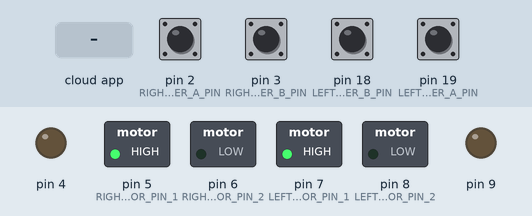
This sketch was run on a simulated Arduino Mega 2560, built with avr-gcc and run on an emulated ATmega2560. On the bench: switched loads named in the sketch (green lamp = pin HIGH), output pins drawn as LEDs (lit = HIGH). Wiring (inferred from the names in the program): MPU-6050 motion sensor at I2C address 0x68. The inputs (shaded band) are chosen by the test bench; at power-on: pin 2 (RIGHT_ENCODER_A_PIN), pin 3 (RIGHT_ENCODER_B_PIN), pin 18 (LEFT_ENCODER_B_PIN), pin 19 (LEFT_ENCODER_A_PIN) HIGH. The ROS host is connected and sends only what is stated.

Above: at 1.2 s.
1.3 s: app: linear.x=-100
At 2.5 s:
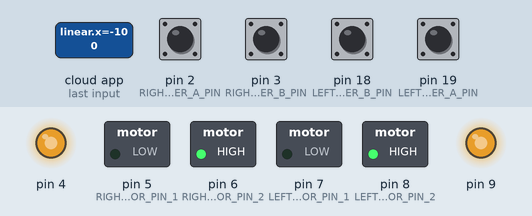
2.8 s: app: angular.z=-100
At 4.0 s:
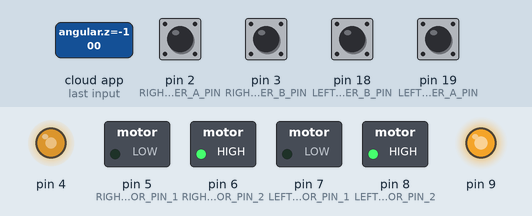
4.3 s: app: linear.x=0
At 5.6 s:
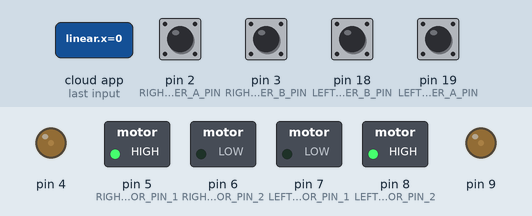
5.9 s: app: angular.z=0
At 7.0 s:
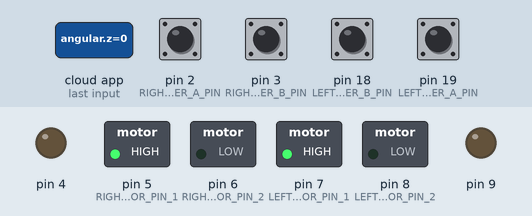
7.4 s: app: linear.x=100
At 8.6 s:
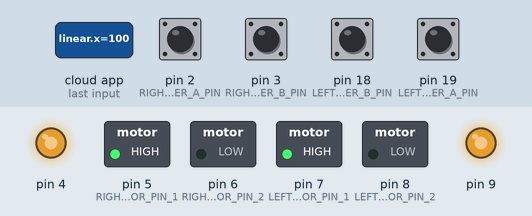
8.9 s: app: angular.z=100
At 10.3 s:
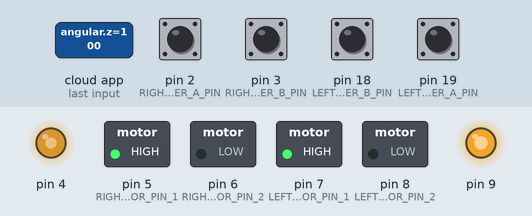
Timing chart, 0 to 11.4 s (numbered marks = the images above; inputs shaded):
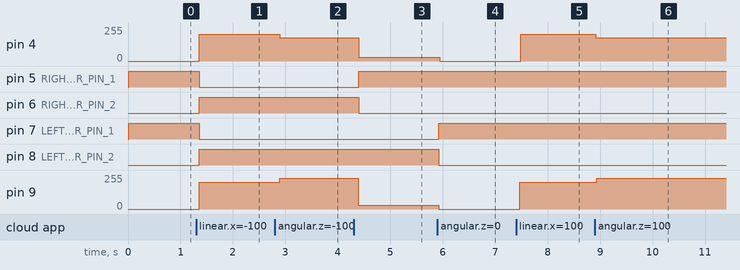

The sketch:

low_level_controller_node.ino
```cpp
/*
 * This is the software for the low level controller of the ARGUS open source
 * robot project.
 * --------------------------------------------------------------------------
 * It was made to run on an "Arduino Mega 2560" board.
 */

#include "imu.h"
#include "robot.h"
#include "ros_stuff.h"
#include "ARGUS_configs.h"
#include "rpm_controller.h"
#include "ultrasonic_dist.h"
#include "kinematics_controller.h"

#ifdef AB_ENCODER // AB encoder to be used

  #include "encoder_AB.h"
  // Encoder objects for each wheel
  encoder_ab *right_wheel_encoder;
  encoder_ab *left_wheel_encoder;

#else // Normal encoder to be used

  #include "encoder.h"
  // Encoder objects for each wheel
  encoder *right_wheel_encoder;
  encoder *left_wheel_encoder;

#endif

// State Machine var used to keep track of which state we're executing
volatile uint8_t SM_state = UPDATE_STATE;

// Create an IMU instance
TwoWire i2c_two_wire = TwoWire();
IMU my_imu;

// Robot object that will hold the state of the robot (pose and twist)
robot *ARGUS;

// RPM controller objects for each wheel
RPM_controller *right_wheel_controller;
RPM_controller *left_wheel_controller;

// RPM data container for both wheels
RPM_RL wheels_rpm;

double target_vel_x;  // These are the commands received from the High level controller
double target_vel_z;

/* ------------------------------------------------------------------ */

void setup(){

  // Setup the ros variables
  ros_setup();

  #ifdef AB_ENCODER // AB encoder to be used
    // Hardware node objects
    right_wheel_encoder = new encoder_ab();
    right_wheel_encoder->begin(RIGHT_ENCODER_A_PIN, RIGHT_ENCODER_B_PIN,
                               GET_ISR_ENC(right_wheel_encoder, handle_interrupt_A),
                               GET_ISR_ENC(right_wheel_encoder, handle_interrupt_B));

    left_wheel_encoder = new encoder_ab();
    left_wheel_encoder->begin(LEFT_ENCODER_A_PIN, LEFT_ENCODER_B_PIN,
                              GET_ISR_ENC(left_wheel_encoder, handle_interrupt_A),
                              GET_ISR_ENC(left_wheel_encoder, handle_interrupt_B));
  #else // Use of normal (non AB) encoders
    // Hardware node objects
    right_wheel_encoder = new encoder();
    right_wheel_encoder->begin(RIGHT_ENCODER_PIN, GET_ISR_ENC(right_wheel_encoder, handle_interrupt), FALLING);

    left_wheel_encoder = new encoder();
    left_wheel_encoder->begin(LEFT_ENCODER_PIN, GET_ISR_ENC(left_wheel_encoder, handle_interrupt), FALLING);
  #endif

  right_wheel_controller = new RPM_controller(RIGHT_MOTOR_ENABLE, RIGHT_MOTOR_PIN_1, RIGHT_MOTOR_PIN_2);
  right_wheel_controller->begin();

  left_wheel_controller = new RPM_controller(LEFT_MOTOR_ENABLE, LEFT_MOTOR_PIN_1, LEFT_MOTOR_PIN_2);
  left_wheel_controller->begin();

  // Instanciate new robot object
  ARGUS = new robot();
  ARGUS->reset(); // You can either reset it to a given state (x, y, theta) or call reset without any params to set it at (0, 0, 0)

  // Setup the IMU instance
  i2c_init_mpu6050(&my_imu, &i2c_two_wire);
  i2c_setup_mpu6050(&my_imu, MPU6050_FULL);

  // Setup the ultrasonic sensor pins
  ultrasonic_setup();
}

void loop(){
  static unsigned long last_ARGUS_update, last_pose_publish;
  unsigned long time_now = micros();

  // Keep the node alive
  ros_spin();

  /* REMOVED THE STATE MACHINE */
  //switch(SM_state){

    //case UPDATE_STATE:{ // This state is visited only when an update is made to the cmd_vel callback is triggered
      #ifndef AB_ENCODER // Use of non-AB encoder that needs to be told the direction
        #error "The direction choice isn't implemented yet! --> Add it first"
        uint8_t robot_direction = DIR_FORWARD; // DIR_BACKWARD
        // Set the counting direction for the encoder
        right_wheel_encoder->set_direction(robot_direction);
        left_wheel_encoder->set_direction(robot_direction);
      #endif

      // Get the desired RPM for each wheel from the received target velocities
      wheels_rpm = get_rpm_from_vel(target_vel_x, target_vel_z);

      // Assign the calculated RPM targets for each wheel
      left_wheel_controller->set_target_rpm(wheels_rpm.left_wheel_rpm);
      right_wheel_controller->set_target_rpm(wheels_rpm.right_wheel_rpm);

      //REQUEST_EXECUTE_STATE(SM_state); // Go to execute state
      //break;
    //}

    //case EXECUTE_STATE:{


      // Update the state of ARGUS each 100th of a second
      if((time_now - last_ARGUS_update) >= ARGUS_UPDTAE_PERIOD){
        // Get the tick counts for each wheel
        long right_count = right_wheel_encoder->get_count();
        right_wheel_encoder->reset_count();

        long left_count = left_wheel_encoder->get_count();
        left_wheel_encoder->reset_count();

        // Actuate the motors appropriately
        right_wheel_controller->control(right_count);
        left_wheel_controller->control(left_count);

        // Calculate the distance traveled by each wheel
        float distance_traveled_by_right_wheel = GET_DIST_TRAVELED(right_count);
        float distance_traveled_by_left_wheel  = GET_DIST_TRAVELED(left_count);

        // Update the state of ARGUS
        ARGUS->update(time_now, distance_traveled_by_right_wheel, distance_traveled_by_left_wheel);
        last_ARGUS_update = time_now;
      }

      // Send the Pose2D data on a fixed rate
      if((time_now - last_pose_publish) >= ODOM_PUBLISH_PERIOD){

        #ifdef ADVERTISE_POSE_DATA
          // Get Pose2D data and publish it
          float x, y, theta;
          ARGUS->get_pose(x, y, theta);
          publish_pose(x, y, theta);
        #endif

        #ifdef ADVERTISE_IMU_DATA
          // Read IMU data and publish it
          i2c_read_acc_mpu6050(&my_imu);
          i2c_read_gyr_mpu6050(&my_imu);
          publish_imu(my_imu.acc_xyz, my_imu.gyr_xyz);
        #endif

        #ifdef ADVERTISE_RANGE_DATA
          // Publish the distance to the obstacle
          publish_distance(calculate_distance_cm());
        #endif

        last_pose_publish = time_now;
      }
      //break;
    //}

    //default: break;
  //} // END __ SM
} // END __ loop()
```

encoder_AB.h
```cpp
/*
 * Single file class for the AB encoder functionalities
 * ------------------------------------------------------------------
 * This encoder doesn't requires the direction since it's calculated automatically.
 */

#ifndef __ENCODER_AB_H__
  #define __ENCODER_AB_H__

  #include "Arduino.h"

  #define PIN_A_SET_BMSK                  0x01 // 0000 0001
  #define PIN_B_SET_BMSK                  0x02 // 0000 0010

  // Macros used to update the ticks counter appropriately
  #define CLOCKWISE(COUNTER)              ((COUNTER)++)
  #define ANTI_CLOCKWISE(COUNTER)         ((COUNTER)--)

  #define GET_ISR_ENC(ENC_PTR, ENC_ISR)   ([]{(ENC_PTR->ENC_ISR)();})

  /* ---------------------------------------------- */
  /* ----------------- CLASS BODY ----------------- */
  /* ---------------------------------------------- */

  class encoder_ab{
    private:

      uint8_t _irq_pin_A, _irq_pin_B;
      volatile uint8_t _pin_state;
      volatile long _counter; // Ticks' counter

      void (*ISR_callback_A)(void);
      void (*ISR_callback_B)(void);

    public:

      void encoder_ab :: begin(uint8_t irq_pin_A, uint8_t irq_pin_B,
                               void (*ISR_callback_A)(void), void (*ISR_callback_B)(void));
      void handle_interrupt_A(void);
      void handle_interrupt_B(void);

      long get_count();
      void reset_count();
  };

  /* --------------------------------------------------- */
  /* ----------------- CLASS FUNCTIONS ----------------- */
  /* --------------------------------------------------- */

  // Interrupt pin A, Interrupt pin B, ISR A, ISR B
  // Ref: https://forum.arduino.cc/t/attachinterrupts-callback-method-from-a-c-class/461957/6
  void encoder_ab :: begin(uint8_t irq_pin_A, uint8_t irq_pin_B,
                           void (*ISR_callback_A)(void), void (*ISR_callback_B)(void)){
    _irq_pin_A = irq_pin_A,_irq_pin_B = irq_pin_B;

    // Read pins to determine Falling/Rising edge
    pinMode(_irq_pin_A, INPUT);
    pinMode(_irq_pin_B, INPUT);

    // We want to detect both rising and falling edges for both pins --> direction
    attachInterrupt(digitalPinToInterrupt(_irq_pin_A), ISR_callback_A, CHANGE);
    attachInterrupt(digitalPinToInterrupt(_irq_pin_B), ISR_callback_B, CHANGE);
    _pin_state = _counter = 0;
  }

  // Ref: https://github.com/EwingKang/Simple-ROS-Arduino-odometry/blob/master/arduino_files/serial_odom/wheel_type_four.cpp
  // ISR for the change in pin A
  inline void encoder_ab :: handle_interrupt_A(void){
    if(digitalRead(_irq_pin_A)){ // Rising A
      if(_pin_state & PIN_A_SET_BMSK) return; // A already set as HIGH --> return
      if(_pin_state & PIN_B_SET_BMSK) CLOCKWISE(_counter); // A was HIGH (rised and fell) and B HIGH
      else ANTI_CLOCKWISE(_counter); // A fell then rised --> reverse sense
      _pin_state |= PIN_A_SET_BMSK;
    }
    else{ // Falling A
      if( !(_pin_state & PIN_A_SET_BMSK) ) return;
      if(_pin_state & PIN_B_SET_BMSK) ANTI_CLOCKWISE(_counter);
      else CLOCKWISE(_counter);
      _pin_state &= ~PIN_A_SET_BMSK;
    }
  }

  // ISR for the change in pin A
  inline void encoder_ab :: handle_interrupt_B(void){
    if(digitalRead(_irq_pin_B)){ // Rising B
      if(_pin_state & PIN_B_SET_BMSK) return;

      if(_pin_state & PIN_A_SET_BMSK) ANTI_CLOCKWISE(_counter);
      else CLOCKWISE(_counter);

      _pin_state |= PIN_B_SET_BMSK;
    }
    else{ // Falling B
      if( !(_pin_state & PIN_B_SET_BMSK) ) return;
      if(_pin_state & PIN_A_SET_BMSK) CLOCKWISE(_counter);
      else ANTI_CLOCKWISE(_counter);
      _pin_state &= ~PIN_B_SET_BMSK;
    }
  }

  long encoder_ab :: get_count(){ return _counter; }

  void encoder_ab :: reset_count(){ _counter = 0; }

#endif // __ENCODER_AB_H__
```

imu.h
```cpp
#ifndef __IMU_H__
  #define __IMU_H__

  #include <Wire.h>
  #include "Arduino.h"

  /* Device address */
  #define I2C_MPU6050_ADDR      0x68

  /* ------------------------------------------------------------------------ */
  /* ------------------------- REGISTERS & OP MODES ------------------------- */
  /* ------------------------------------------------------------------------ */

  /* Operation modes */
  #define MPU6050_FULL_INT      0           /* Accelerometer & Gyroscope & Temperature & Interrupt    */
  #define MPU6050_FULL          1           /* Accelerometer & Gyroscope & Temperature & NO Interrupt */
  #define MPU6050_ACC_INT       2           /* Accelerometer only & Interrupt                         */
  #define MPU6050_ACC_ONLY      3           /* Accelerometer only & NO Interrupt                      */

  /* MPU6050 Registers [consult the datasheet] */
  #define SMPRT_DIV             0x19        /* Sample rate divider of the clock (MAX ACCEL = 1KHz)    */
  #define GYRO_CONFIG           0x1B        /* Gyroscope config register, set the full scale here     */
  #define ACCEL_CONFIG          0x1C        /* Accelerometer config register, set the full scale here */
  #define INT_ENABLE            0x38        /* Enable interrupt generation, interested in data ready! */
  #define ACCEL_XOUT_H          0x3B        /* Acceleromter data, 16-bit 2's complement value(X,Y,Z)  */
  #define ACCEL_XOUT_L          0x3C
  #define ACCEL_YOUT_H          0x3D
  #define ACCEL_YOUT_L          0x3E
  #define ACCEL_ZOUT_H          0x3F
  #define ACCEL_ZOUT_L          0x40
  #define TEMP_OUT_H            0x41        /* Temperature data, 16-bit signed, T°C = Temp/340+36.53  */
  #define TEMP_OUT_L            0x42
  #define GYRO_XOUT_H           0x43        /* Gyroscope data, 16-bit 2's complement value (X, Y, Z)  */
  #define GYRO_XOUT_L           0x44
  #define GYRO_YOUT_H           0x45
  #define GYRO_YOUT_L           0x46
  #define GYRO_ZOUT_H           0x47
  #define GYRO_ZOUT_L           0x48
  #define PWR_MGMT_1            0x6B        /* Power management register(sleep,disable sensors,cycle) */
  #define PWR_MGMT_2            0x6C
  #define WHO_AM_I              0x75        /* I²C address, 7-bit, add[0]=AD0 pin, default add = 0x68 */

  /* I²C configs in the ESP32 */
  #define I2C_PORT_NUM          0           /* The number of I²C ports is chip specific               */
  #define I2C_FREQ_HZ           400000
  #define I2C_TIMEOUT_MS        1000

  /* ------------------------------------------------------------------------ */
  /* ---------------------------- DATA CONTAINER ---------------------------- */
  /* ------------------------------------------------------------------------ */

  /* Data container */
  typedef struct{
    TwoWire * i2c_handle_mpu6050;           /* Handle to the I²C port on which the imu is mounted     */
    uint8_t addr;                           /* Slave address, 0x68 in our case                        */
    float acc_xyz[3];
    float temp;
    float gyr_xyz[3];
  }IMU;

  /* ------------------------------------------------------------------------ */
  /* ------------------------- FUNCTIONS DEFINITION ------------------------- */
  /* ------------------------------------------------------------------------ */

  void i2c_init_mpu6050(IMU *imu, TwoWire *i2c_port);
  void i2c_setup_mpu6050(IMU *imu, uint8_t mode_);
  void i2c_read_acc_mpu6050(IMU *imu);
  void i2c_read_gyr_mpu6050(IMU *imu);
  void i2c_read_temp_mpu6050(IMU *imu);
  void i2c_write_byte_mpu6050(IMU *imu, uint8_t reg_addr, uint8_t data_);
  void i2c_write_read_mpu6050(IMU *imu, uint8_t reg_addr, uint8_t *data_, size_t how_many);
  void i2c_sleep_mpu6050(IMU *imu);

  /* ------------------------------------------------------------------------ */
  /* ------------------------ FUNCTIONS DECLARATIONS ------------------------ */
  /* ------------------------------------------------------------------------ */

  // IMU creation/Init function
  void i2c_init_mpu6050(IMU *imu, TwoWire *i2c_port){
    imu->addr = I2C_MPU6050_ADDR;
    imu->i2c_handle_mpu6050 = i2c_port;
    imu->i2c_handle_mpu6050->begin();
  }

  // Function to write a byte to the IMU
  void i2c_write_byte_mpu6050(IMU *imu, uint8_t reg_addr, uint8_t data_){
    imu->i2c_handle_mpu6050->beginTransmission(imu->addr);
    imu->i2c_handle_mpu6050->write(reg_addr);
    imu->i2c_handle_mpu6050->write(data_);
    imu->i2c_handle_mpu6050->endTransmission();
  }

  // Function to write a byte and receive a response
  void i2c_write_read_mpu6050(IMU *imu, uint8_t reg_addr, uint8_t *data_, size_t how_many){
    imu->i2c_handle_mpu6050->beginTransmission(imu->addr);
    imu->i2c_handle_mpu6050->write(reg_addr);
    imu->i2c_handle_mpu6050->endTransmission();

    uint16_t start_reading = millis();
    imu->i2c_handle_mpu6050->requestFrom(imu->addr, how_many);

    // Wait until all the bytes are received with a timeout
    while(imu->i2c_handle_mpu6050->available() < how_many
          && (millis() - start_reading < I2C_TIMEOUT_MS)
         );

    for(uint8_t i = 0; i < how_many; i++) data_[i] = imu->i2c_handle_mpu6050->read();
  }

  /* Registers manipulations for settings */

  void i2c_setup_mpu6050(IMU *imu, uint8_t mode_){

    switch(mode_){

      case MPU6050_FULL_INT:  /* Configure the interrupt and fall into full config */
        i2c_write_byte_mpu6050(imu, INT_ENABLE, 0x01); // Data ready interrupt enabled

      case MPU6050_FULL:      /* Do a full mode config */
        i2c_write_byte_mpu6050(imu, PWR_MGMT_1, 0x01); // Clock ref source to Gyro's X-axis
        i2c_write_byte_mpu6050(imu, GYRO_CONFIG, 0x00); // No Self-test, full scale +- 250 °/s
        i2c_write_byte_mpu6050(imu, ACCEL_CONFIG, 0x00); // No Self-test, full scale +- 2 g
        break;

      case MPU6050_ACC_INT:   /* Configure the interrupt and fall into Acc-only config */
        i2c_write_byte_mpu6050(imu, INT_ENABLE, 0x01); // Data ready interrupt enabled

      case MPU6050_ACC_ONLY:  /* Do an Acc only config */
        i2c_write_byte_mpu6050(imu, PWR_MGMT_1, 0x28); // Disable sleep, enable cycle, disable temp sensor, set internal clock as source
        i2c_write_byte_mpu6050(imu, PWR_MGMT_2, 0xC7); // Cycle = 40Hz, and all gyro axis are put to standby
        i2c_write_byte_mpu6050(imu, ACCEL_CONFIG, 0x00); // No Self-test, full scale +- 2 g
        break;

      default: break;
    }
  }

  void i2c_sleep_mpu6050(IMU *imu){
    i2c_write_byte_mpu6050(imu, PWR_MGMT_1, 0x40); // Enable sleep
  }

  /* Reading data functions */

  void i2c_read_acc_mpu6050(IMU *imu){
    uint8_t rx_buf[6];
    i2c_write_read_mpu6050(imu, ACCEL_XOUT_H, rx_buf, sizeof(rx_buf));
    imu->acc_xyz[0] = (uint16_t)((rx_buf[0] << 8) | rx_buf[1]);
    imu->acc_xyz[1] = (uint16_t)((rx_buf[2] << 8) | rx_buf[3]);
    imu->acc_xyz[2] = (uint16_t)((rx_buf[4] << 8) | rx_buf[5]);
  }

  void i2c_read_gyr_mpu6050(IMU *imu){
    uint8_t rx_buf[6];
    i2c_write_read_mpu6050(imu, GYRO_XOUT_H, rx_buf, sizeof(rx_buf));
    imu->gyr_xyz[0] = (uint16_t)((rx_buf[0] << 8) | rx_buf[1]);
    imu->gyr_xyz[1] = (uint16_t)((rx_buf[2] << 8) | rx_buf[3]);
    imu->gyr_xyz[2] = (uint16_t)((rx_buf[4] << 8) | rx_buf[5]);
  }

  void i2c_read_temp_mpu6050(IMU *imu){
    uint8_t rx_buf[2];
    i2c_write_read_mpu6050(imu, TEMP_OUT_H, rx_buf, sizeof(rx_buf));
    float t = (float)((rx_buf[0] << 8) | rx_buf[1]);
    t = (t/340) + 36.53;
    imu->temp = t;
  }

#endif // __IMU_H__
```

kinematics_controller.h
```cpp
#ifndef __KINEMATICS_CONTROLLER_H__
  #define __KINEMATICS_CONTROLLER_H__

  #include "ARGUS_configs.h"

  typedef struct{
    float left_wheel_rpm;
    float right_wheel_rpm;
  }RPM_RL;

  RPM_RL get_rpm_from_vel(float linear_x, float angular_z){
    return {
        /* left wheel rpm */  (linear_x * 60.0 + angular_z * 30.0f * BASELINE_DISTANCE) / DIST_PER_RADIAN,
        /* right wheel rpm */ (linear_x * 60.0 - angular_z * 30.0f * BASELINE_DISTANCE) / DIST_PER_RADIAN
    };
  }

#endif // __KINEMATICS_CONTROLLER_H__
```

Source omitted: robot.h (2380 bytes), ros_stuff.h (4354 bytes), rpm_controller.h (5014 bytes), ultrasonic_dist.h (956 bytes), ARGUS_configs.h (5252 bytes)

Measured:
- after the input at 1.3 s, pin 4, pin 9: 0/255 → 202/255 after 0.05 s; pin 5 (RIGHT_MOTOR_PIN_1), pin 7 (LEFT_MOTOR_PIN_1): HIGH → LOW after 0.05 s; pin 6 (RIGHT_MOTOR_PIN_2), pin 8 (LEFT_MOTOR_PIN_2): LOW → HIGH after 0.05 s
- after the input at 2.8 s, pin 4: 202/255 → 174/255 after 0.09 s; pin 9: 202/255 → 231/255 after 0.09 s
- after the input at 4.3 s, pin 4: 174/255 → 28/255 after 0.10 s; pin 5 (RIGHT_MOTOR_PIN_1): LOW → HIGH after 0.10 s; pin 6 (RIGHT_MOTOR_PIN_2): HIGH → LOW after 0.10 s; pin 9: 231/255 → 28/255 after 0.09 s
- after the input at 5.9 s, pin 4, pin 9: 28/255 → 0/255 at once; pin 7 (LEFT_MOTOR_PIN_1): LOW → HIGH at once; pin 8 (LEFT_MOTOR_PIN_2): HIGH → LOW at once
- after the input at 7.4 s, pin 4: 0/255 → 202/255 after 0.09 s; pin 9: 0/255 → 202/255 after 0.07 s
- after the input at 8.9 s, pin 4: 202/255 → 174/255 at once; pin 9: 202/255 → 231/255 at once
